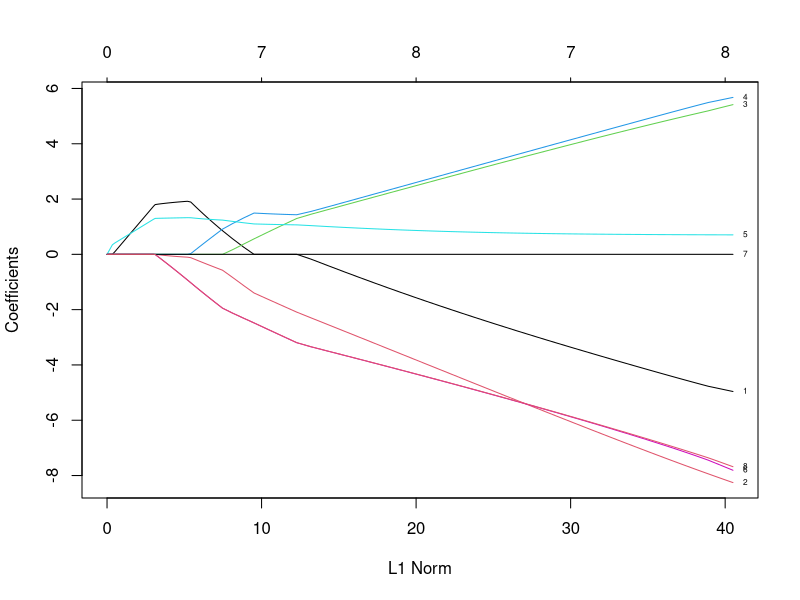
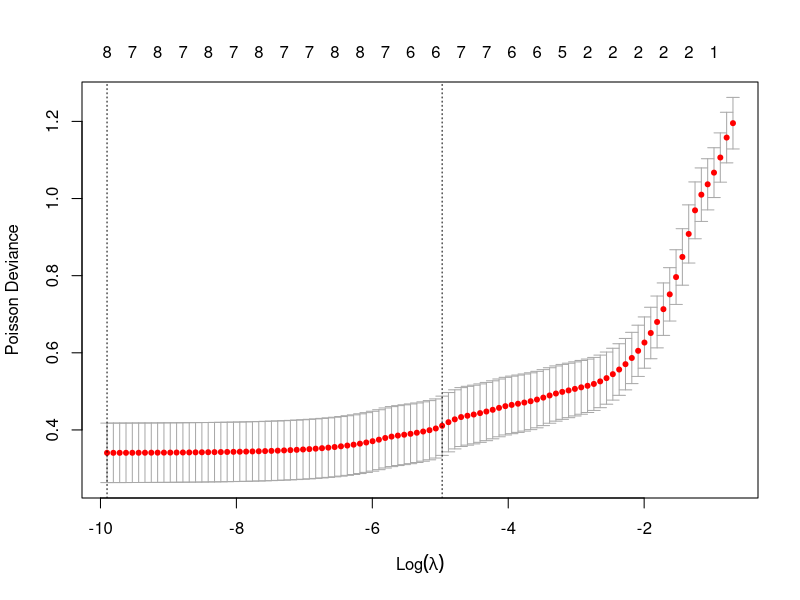

Source code (R) for these figures, in order: (Note: this script raises an error after producing the figures.)
## ---- chunk 1
library(stringr)
persons = c('Homer', 'Marge', 'Bart', 'Lisa', 'Maggie', 'Mr. Burns', 'Barney', 'Moe', 'Milhouse')
documents = list('Homer is married to Marge. Homer is the father of Maggie.', 
                 'Homer is the father of Bart and Lisa and Maggie.  Marge is the mother of Bart and Lisa and Maggie.', 
                 'Homer works for Mr. Burns.  Mr. Burns is not very nice to Homer.', 
                 'Mr. Burns and Homer work at the nuclear plant.',
                 'Maggie is the child of Marge.',  
                 'Bart is the brother to Lisa.  Bart and Maggie are siblings.',
                 'Lisa is smarter than Bart. Bart is cooler than Lisa.',
                 'Barney loves to drink at the bar owned by Moe.',
                 'Milhouse is a loser.')

doc_counts = sapply(persons, function(p) {
  str_count(documents, p)
})
## ---- chunk 2
library(glmnet)
homer_counts = doc_counts[,1]
other_counts = doc_counts[,-1]
other_people = persons[-1]

fit = glmnet(other_counts, homer_counts, family='poisson')
## ---- chunk 3
plot(fit, label=TRUE)
## ---- chunk 4
coef(fit,s=c(0.3, 0.2, 0.1, 0.05, 0.025, 0.0125))
## ---- chunk 5

doc_counts_cv = rbind(doc_counts, doc_counts, doc_counts, doc_counts, doc_counts)

homer_counts_cv = doc_counts_cv[,1]
other_counts_cv = doc_counts_cv[,-1]

fit.cv = cv.glmnet(other_counts_cv, homer_counts_cv, family='poisson')

coef(fit.cv, s="lambda.min")

plot(fit.cv)
## ---- chunk 6
fit_cv <- function(person_counts, other_counts) {
  fit.cv = cv.glmnet(other_counts, person_counts, family='poisson' )
  return(fit.cv)
}

results = lapply(1:length(persons), function(i) {
  y = doc_counts_cv[,i]
  X = doc_counts_cv[,-i]
  result = fit_cv(y, X)
  return(result)
})

## ---- chunk 7
library(igraph)
library(data.table)
# Need to reformat results into node and links data structures as expected by igraph
nodes = as.data.frame(persons)
links = lapply(1:length(results), function(i) {
  result = results[i][[1]] # Unlist it
  node = persons[i]
  coefs = coef(result, s = "lambda.min")
  coefs = coefs[-1] # Remove intercept
  relationships_idx = which(coefs > 0)
  relationships = persons[-i][relationships_idx] # Need to first remove the 'target' from the list so that the other idxs line up
  relationship_weights = coefs[relationships_idx]
  result.df = data.frame(a=node, b=relationships, w=relationship_weights)
  return(result.df)
})
links.df = rbindlist(links)
  
net <- graph_from_data_frame(d=links.df, vertices=nodes, directed=F) 

# Clean up net and plot
net.simple = simplify(net, remove.multiple = F, remove.loops = T) 
plot(net.simple, edge.width=E(net)$w)
